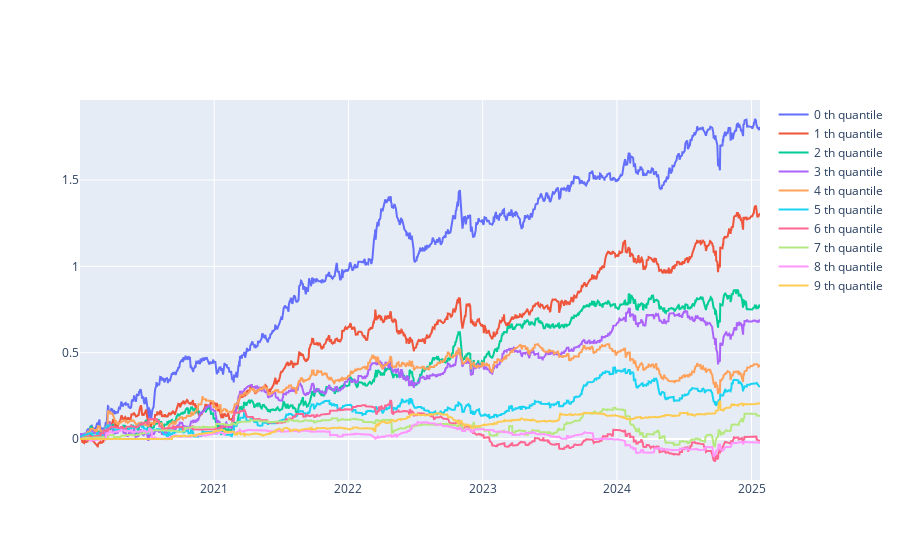

The code cell stored with this chart in its notebook:
### Code cell
# momentum: ln(close_/open_)
time_ = "2020-01-01"; end_ = '2025-01-24'
open_ = open[time_:end_]
close_ = close[time_:end_]
ln_ = np.log(close_/open_).shift(1) # index: 使用的時間
pct_calculating_profit = close_/open_-1 # index: 當天收益
holdings = intraday_shifted_input_signal_pct_output_plot(ln_, pct_calculating_profit, quantile=10, type_='cumsum')

### Figure 1 — Plotly figure (JSON) as saved in the notebook; plotly's stock layout.template omitted (floating-point values rounded to 4 significant figures; data arrays with more than 128 entries replaced by an {"elided": "..."} marker saying what was removed)
{"data": [{"mode": "lines", "name": "0 th quantile", "type": "scatter", "x": {"elided": "1247 str values"}, "y": {"elided": "1247 float values"}, "yaxis": "y"}, {"mode": "lines", "name": "1 th quantile", "type": "scatter", "x": {"elided": "1247 str values"}, "y": {"elided": "1247 float values"}, "yaxis": "y"}, {"mode": "lines", "name": "2 th quantile", "type": "scatter", "x": {"elided": "1247 str values"}, "y": {"elided": "1247 float values"}, "yaxis": "y"}, {"mode": "lines", "name": "3 th quantile", "type": "scatter", "x": {"elided": "1247 str values"}, "y": {"elided": "1247 float values"}, "yaxis": "y"}, {"mode": "lines", "name": "4 th quantile", "type": "scatter", "x": {"elided": "1247 str values"}, "y": {"elided": "1247 float values"}, "yaxis": "y"}, {"mode": "lines", "name": "5 th quantile", "type": "scatter", "x": {"elided": "1247 str values"}, "y": {"elided": "1247 float values"}, "yaxis": "y"}, {"mode": "lines", "name": "6 th quantile", "type": "scatter", "x": {"elided": "1247 str values"}, "y": {"elided": "1247 float values"}, "yaxis": "y"}, {"mode": "lines", "name": "7 th quantile", "type": "scatter", "x": {"elided": "1247 str values"}, "y": {"elided": "1247 float values"}, "yaxis": "y"}, {"mode": "lines", "name": "8 th quantile", "type": "scatter", "x": {"elided": "1247 str values"}, "y": {"elided": "1247 float values"}, "yaxis": "y"}, {"mode": "lines", "name": "9 th quantile", "type": "scatter", "x": {"elided": "1247 str values"}, "y": {"elided": "1247 float values"}, "yaxis": "y"}], "layout": {}}
